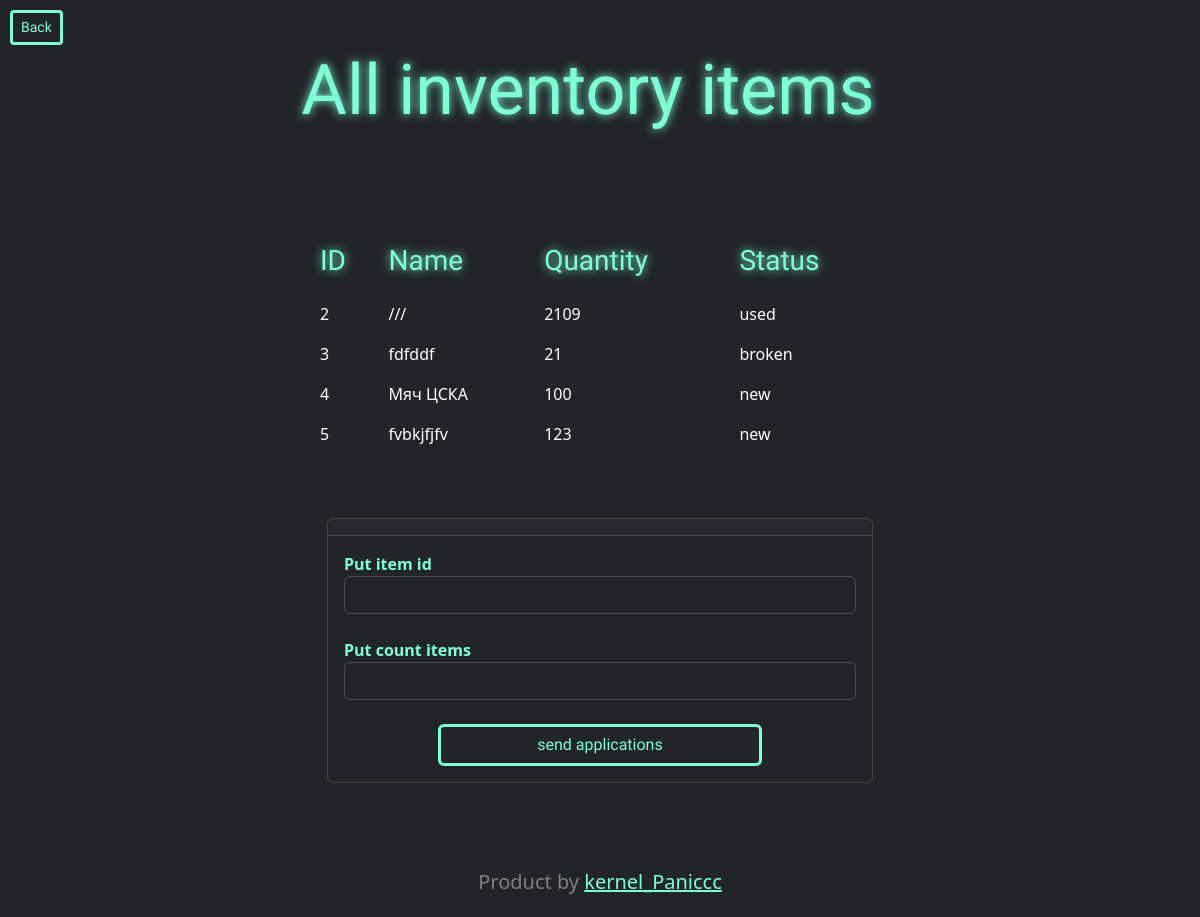
Before: /applications (signed in) with the older database file.
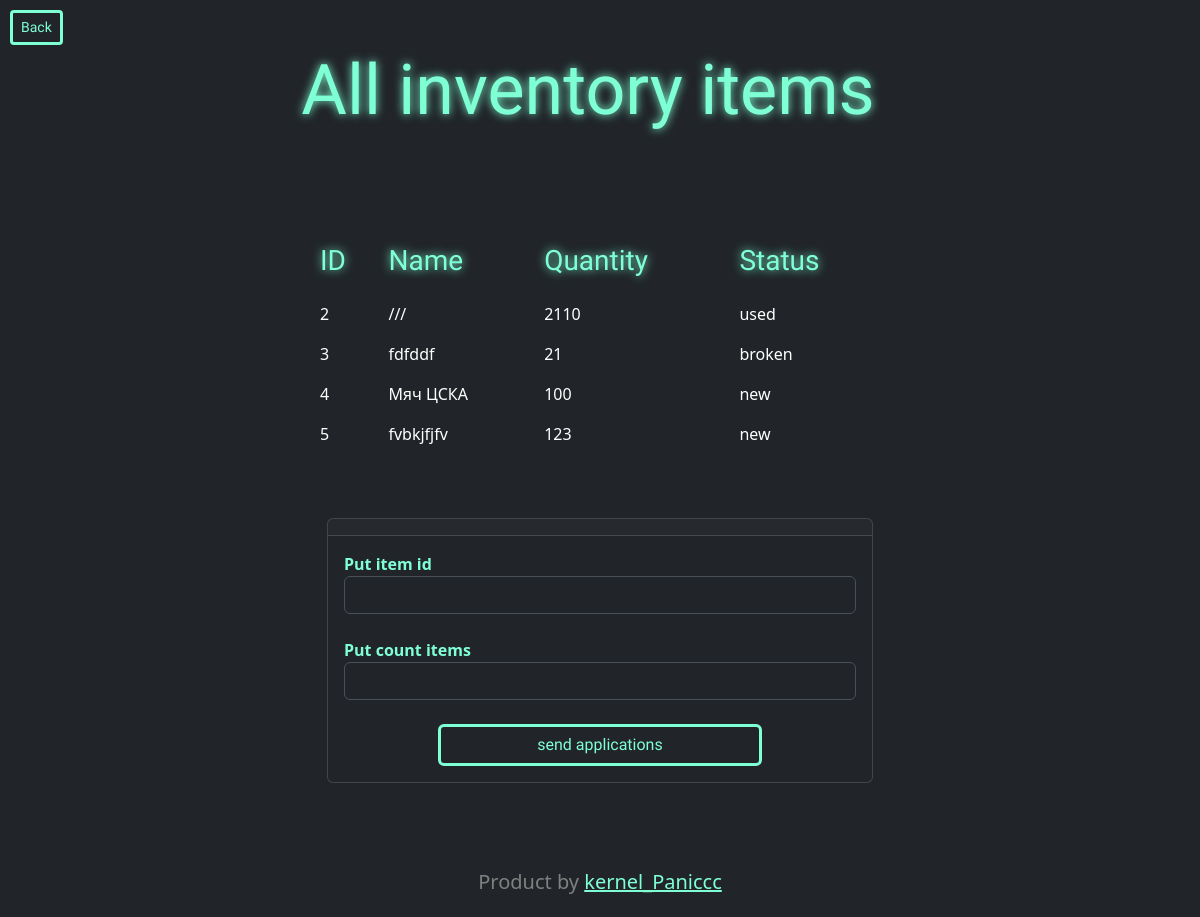
After: the same page with the newer database file.
### src/models.py (models this page shows, shortened)
class InventoryItem(db.Model):
    id = db.Column(db.Integer, primary_key=True)
    name = db.Column(db.String(128), nullable=False)
    quantity = db.Column(db.Integer, nullable=False)
    status = db.Column(db.String(50), nullable=False)  # 'new', 'used', 'broken'
    user_id = db.Column(db.Integer, db.ForeignKey('user.id'), default=0)
    user = db.relationship('User', backref='inventory_items')

### src/user_routers.py (the view, shortened to what this page needs)
@app.route('/applications', methods=['GET', 'POST'])
@login_required
def main_application():
    items = InventoryItem.query.filter_by(user_id=0).all()
    return render_template('applications.html', items=items)

### src/models.py (called while the page is built)
@manager.user_loader
def load_user(user_id):
    return User.query.get(user_id)

### src/templates/applications.html (shortened to what this page needs)
{% extends 'base.html' %}
{% block content %}
<div class="container-fluid text-center">
      <div class="row align-items-start">
          <div class="row gy-4">
              <h1 style="font-size: 70px" class="main_text">
                  All inventory items
              </h1>
          </div>
      </div>
  </div>
        <div class="container-fluid mt-5">
    <div class="row justify-content-center">
    <div class="col-6">
    <br><br>
        <table class="table table-borderless">
          <thead>
            <tr>
                <th class="main_text" style="color: aquamarine" scope="col"><h3>ID</h3></th>
                <th class="main_text" style="color: aquamarine" scope="col"><h3>Name</h3></th>
                <th class="main_text" style="color: aquamarine" scope="col"><h3>Quantity</h3></th>
                <th class="main_text" style="color: aquamarine" scope="col"><h3>Status</h3></th>
            </tr>
          </thead>
          <tbody>
            <tr>
                {% for item in items %}
                    <td>{{ item.id }}</td>
                    <td>{{ item.name }}</td>
                    <td>{{ item.quantity }}</td>
                    <td>{{ item.status }}</td>
            </tr>
          {% endfor %}
          </tbody>
        </table>
    </div>
    </div>
    </div>
<div class="container mt-5">
    <div class="row justify-content-center">
        <div class="col-md-6">
            <div class="card">
                <div class="card-header text-center">
                </div>
                <div class="card-body">
                    <form action="" method="POST">
                        <div class="form-group">
                            <label for="item_id" style="color: aquamarine;"><b>Put item id</b></label>
                            <input type="text" id="item_id" name="item_id" class="form-control" required>
                        </div>
                        <br>
                        <div class="form-group">
                            <label for="item_id" style="color: aquamarine;"><b>Put count items</b></label>
                            <input type="text" id="value" name="value" class="form-control" required>
                        </div>
                        <br>
                        <div class="container text-center">
                        <button type="submit" style=" --bs-btn-padding-y: 0.4rem; --bs-btn-padding-x: 6rem; --bs-btn-font-size: 1rem;
                      color: aquamarine; border: 3px solid aquamarine; font-family:'Archivo Black';" class="btn btn-dark">
                            send applications
                        </button>
                        </div>
                    </form>
                </div>
            </div>
        </div>
    </div>
</div>
{% endblock %}

Changed rows visible on the page:
changed InventoryItem "used": quantity "2109" → "2110"
